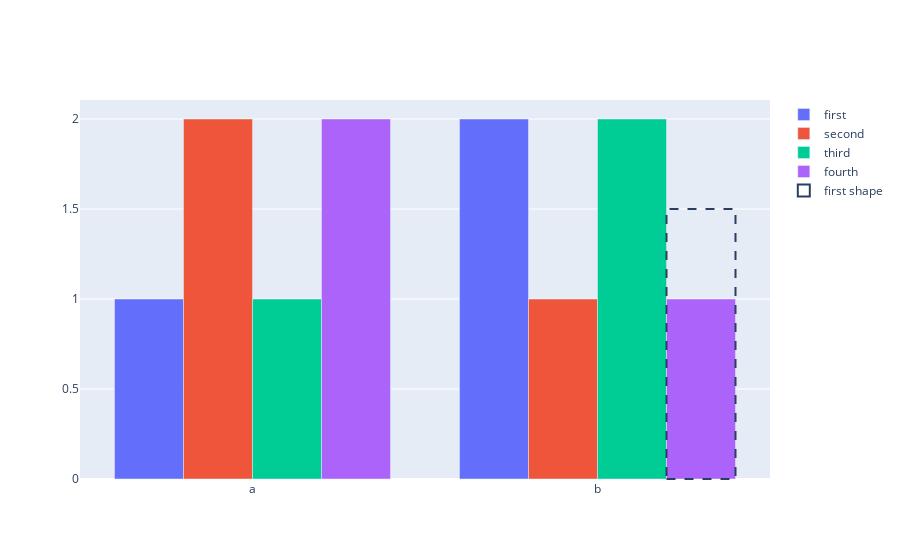

The notebook cell this image was saved under:
### Code cell
import plotly.graph_objects as go

fig = go.Figure()
fig.add_trace(go.Bar(name="first", x=["a", "b"], y=[1, 2]))
fig.add_trace(go.Bar(name="second", x=["a", "b"], y=[2, 1]))
fig.add_shape(
    name="first shape",
    showlegend=True,
    type="rect",
    xref="paper",
    line=dict(dash="dash"),
    x0=0.85,
    x1=0.95,
    y0=0,
    y1=1.5,
)
fig.add_trace(go.Bar(name="third", x=["a", "b"], y=[1, 2]))
fig.add_trace(go.Bar(name="fourth", x=["a", "b"], y=[2, 1]))

fig.show()

### Figure 1 — Plotly figure (JSON) as saved in the notebook; plotly's stock layout.template omitted (floating-point values rounded to 4 significant figures)
{"data": [{"name": "first", "type": "bar", "x": ["a", "b"], "y": [1, 2]}, {"name": "second", "type": "bar", "x": ["a", "b"], "y": [2, 1]}, {"name": "third", "type": "bar", "x": ["a", "b"], "y": [1, 2]}, {"name": "fourth", "type": "bar", "x": ["a", "b"], "y": [2, 1]}], "layout": {"shapes": [{"line": {"dash": "dash"}, "name": "first shape", "showlegend": true, "type": "rect", "x0": 0.85, "x1": 0.95, "xref": "paper", "y0": 0, "y1": 1.5}]}}
